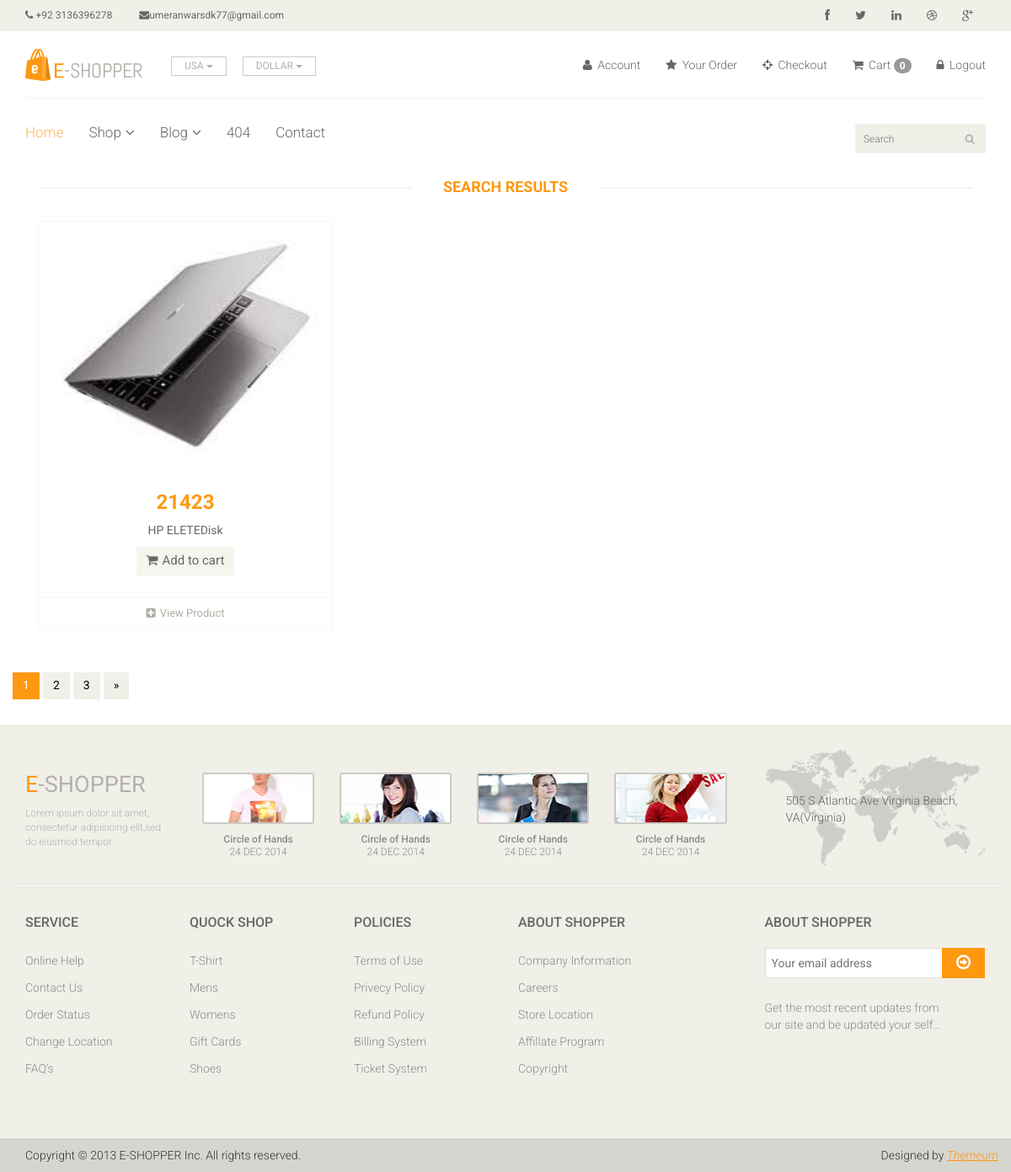
Screenshot of /search/ (signed in) with the database file from the repository.
### home/models.py (models this page shows, shortened)
class Product(models.Model):
    Availability = (('In Stock', 'In Stock'), ('Out of Stock', 'Out of Stock'))
    Condition = (('New','New'), ('Used', 'Used'))
    Category = models.ForeignKey(Category, on_delete=models.CASCADE, null=True, blank=True)
    sub_category = models.ForeignKey(Sub_Category, on_delete=models.CASCADE, null=True, blank=True)
    brand = models.ForeignKey(Brand, on_delete=models.CASCADE, null=True, blank=True)
    vendor = models.ForeignKey(settings.AUTH_USER_MODEL, on_delete=models.CASCADE, null=True, blank=True, related_name='products')
    image = models.ImageField(upload_to='images/', blank=True, null=True)
    name = models.CharField(max_length=100)
    details = models.TextField(null=True)
    price = models.IntegerField()
    Availability = models.CharField(choices=Availability, null=True, max_length=100)
    Condition = models.CharField(choices=Condition, null=True, max_length=100)
    date = models.DateField(auto_now_add=True)

### home/views.py (the view)
# urls.py: path('search/', views.Search,name='search'),
def Search(request):
    query = request.GET.get('query', '')
    product = Product.objects.filter(name__icontains=query)
    return render(request, 'search.html', {'product': product})

### cart/context_processors.py (called while the page is built)
def cart_total_amount(request):
    cart = request.session.get('cart', {})
    return {'cart_total_amount': len(cart)}

### templates/search.html (shortened to what this page needs)
{% extends 'base.html' %}
{% block content %}
{% load static %}
<div class="container">
<div class="features_items">
						<h2 class="title text-center">Search Results</h2>
						{% for prod in product %}
						<div class="col-sm-4">
							<div class="product-image-wrapper">
								<div class="single-products">
										<div class="productinfo text-center">
											<img src="{{prod.image.url}}" alt="" height="300px" />
											<h2>{{prod.price}}</h2>
											<p>{{prod.name}}</p>
											<a href="{% url 'cart_add' prod.id %}" class="btn btn-default add-to-cart"><i class="fa fa-shopping-cart"></i>Add to cart</a>
										</div>
										<div class="product-overlay">
											<div class="overlay-content">
											</div>
										</div>
								</div>
								<div class="choose">
									<ul class="nav nav-pills nav-justified">
										<li><a href="{{prod.id}}"><i class="fa fa-plus-square"></i>View Product</a></li>
									</ul>
								</div>
							</div>
						</div>
		</div>
	</div>
						{% endfor %}
	<br>
						<ul class="pagination">
							<li class="active"><a href="">1</a></li>
							<li><a href="">2</a></li>
							<li><a href="">3</a></li>
							<li><a href="">&raquo;</a></li>
						</ul>
{% endblock %}

### static/css/main.css (style rules this page uses)
body { font-family: 'Roboto', sans-serif; background:; position: relative; font-weight:400px; }
ul li { list-style: none; }
a { -webkit-transition: 300ms; -moz-transition: 300ms; -o-transition: 300ms; transition: 300ms; }
h1, h2, h3, h4, h5, h6 { font-family: 'Roboto', sans-serif; }
.left-sidebar h2:after, h2.title:after { content: " "; position: absolute; border: 1px solid #f5f5f5; bottom:8px; left: 0; width: 100%; height: 0; z-index: -2; }
h2.title:before { content: " "; position: absolute; background: #fff; bottom: -6px; width: 220px; height: 30px; z-index: -1; left: 50%; margin-left: -110px; }
.features_items { overflow:hidden; }
h2.title { color: #FE980F; font-family: 'Roboto', sans-serif; font-size: 18px; font-weight: 700; margin: 0 15px; text-transform: uppercase; margin-bottom: 30px; position: relative; }
.product-image-wrapper { border:1px solid #F7F7F5; overflow: hidden; margin-bottom:30px; }
.single-products { position: relative; }
.productinfo h2 { color: #FE980F; font-family: 'Roboto', sans-serif; font-size: 24px; font-weight: 700; }
.productinfo p { font-family: 'Roboto', sans-serif; font-size: 14px; font-weight: 400; color: #696763; }
.productinfo img { width: 100%; }
.productinfo { position:relative; }
.product-overlay { background:#FE980F; top: 0; display: none; height: 0; position: absolute; transition: height 500ms ease 0s; width: 100%; display: block; opacity:; }
.product-overlay .overlay-content { bottom: 0; position: absolute; bottom: 0; text-align: center; width: 100%; }
.add-to-cart { background:#F5F5ED; border: 0 none; border-radius: 0; color: #696763; font-family: 'Roboto', sans-serif; font-size: 15px; margin-bottom: 25px; }
.add-to-cart i { margin-right:5px; }
.choose { border-top: 1px solid #F7F7F0; }
.choose ul li a { color: #B3AFA8; font-family: 'Roboto', sans-serif; font-size: 13px; padding-left: 0; padding-right: 0; }
.choose ul li a i { margin-right:5px; }
.pagination { display: inline-block; margin-bottom: 25px; margin-top: 0; padding-left: 15px; }
.pagination li:first-child a, .pagination li:first-child span { border-bottom-left-radius: 0; border-top-left-radius: 0; margin-left: 0; }
.pagination li:last-child a, .pagination li:last-child span { border-bottom-right-radius: 0; border-top-right-radius: 0; }
.pagination .active a, .pagination .active span, .pagination .active a:hover, .pagination .active span:hover, .pagination .active a:focus, .pagination .active span:focus { background-color: #FE980F; border-color: #FE980F; color: #FFFFFF; cursor: default; z-index: 2; }
.pagination li a, .pagination li span { background-color: #f0f0e9; border: 0; float: left; line-height: 1.42857; margin-left: -1px; padding: 6px 12px; position: relative; text-decoration: none; margin-right: 5px; color:#000; }

### rows the page displays
Product: image (picture), price "21423", name "HP ELETEDisk"

### other values shown
{{ request.session.cart|length }} "0"
